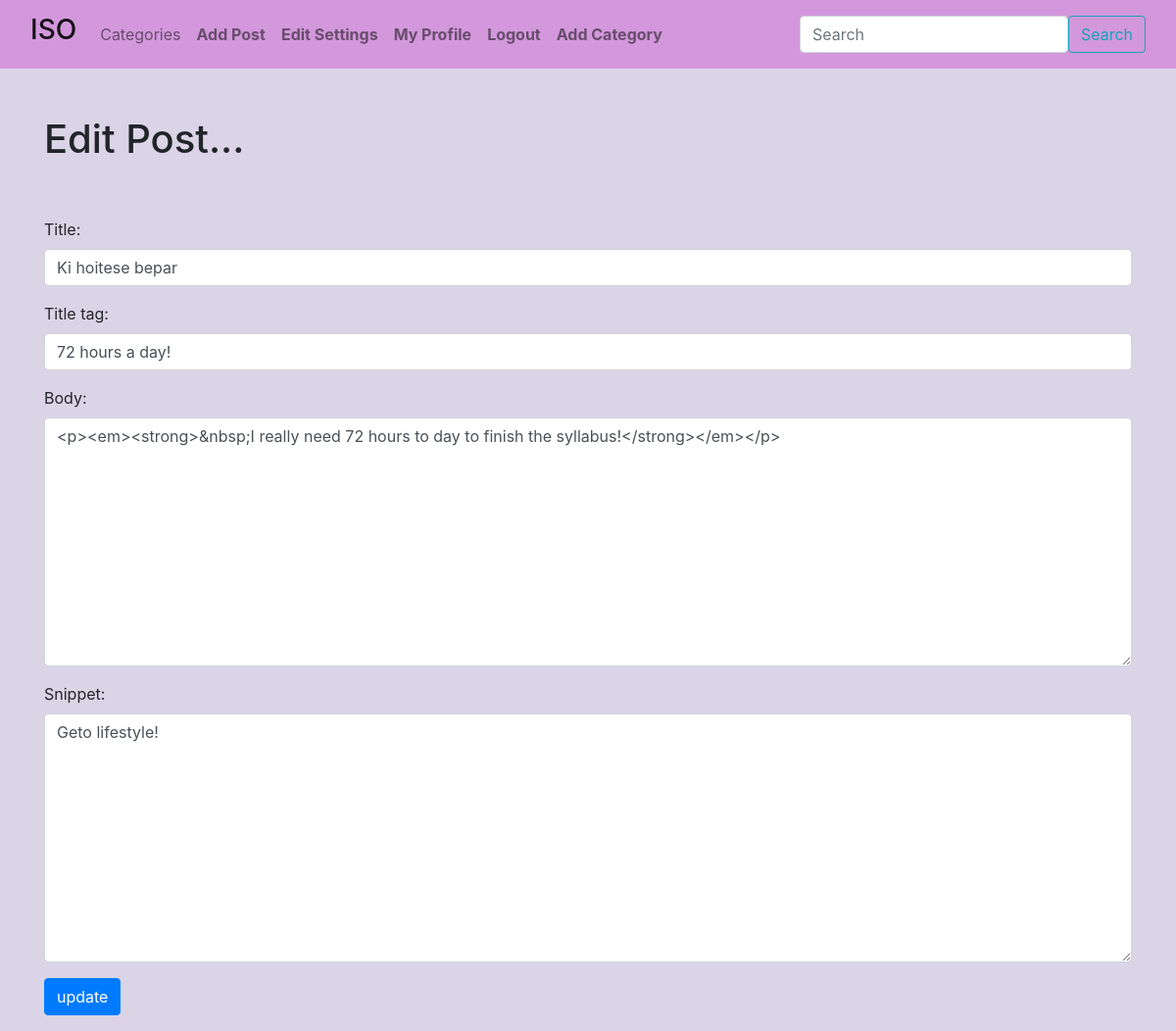
The app's page /post/edit/53 (signed in) with its own data.
### ISO_Blog/models.py (models this page shows, shortened)
class Post(models.Model):
    title=models.CharField(max_length=255)
    header_image= models.ImageField(null=True, blank=True, upload_to="images/profile")
    title_tag=models.CharField(max_length=255)
    author=models.ForeignKey(User, on_delete=models.CASCADE)
    body=RichTextField(blank=True, null=True)
    post_date=models.DateField(auto_now_add=True)
    category=models.CharField(max_length=255, default='uncategorized')
    likes = models.ManyToManyField(User, related_name='blog_posts')
    snippet=models.CharField(max_length=255)

### ISO_Blog/views.py (the view)
# urls.py: path('post/edit/<int:pk>',postUpdateview.as_view(), name='update_post'),
class postUpdateview(UpdateView):
    model=Post
    form_class=EditForm
    template_name='update_post.html'

### ISO_Blog/form.py
class EditForm(forms.ModelForm):
    class Meta:
        model=Post
        fields=('title', 'title_tag', 'body','snippet')
        widgets={
            'title':forms.TextInput(attrs={'class': 'form-control', 'placeholder': 'Name a Interesting Title!'}),
            'title_tag':forms.TextInput(attrs={'class': 'form-control', 'placeholder': 'Apply a meaningful tag'}),
            'body':forms.Textarea(attrs={'class': 'form-control', 'placeholder': 'Open your heart out!'}),
            'snippet':forms.Textarea(attrs={'class': 'form-control'}),
        }

### ISO_Blog/templates/update_post.html (shortened to what this page needs)
{% extends 'base.html' %}
{% block content %}
{% if user.is_authenticated or user.is_superuser%}
    {% if user.id == post.author.id or user.is_superuser %}
        <h1>Edit Post...</h1>
        <br></br>
        <div class="form-group">
            <form method='POST'>
                {{ form.as_p }}
                <button class="btn btn-primary">update</button>
        </div>
    {% else %}
        <h3>Ahm Ahm Ahm, anything you are looking for?</h3>
    {% endif %}
{% else %}
<br/><br/><br/>
<h3>Ahm Ahm Ahm, anything you are looking for?</h3>
{% endif %}
{% endblock %}

### records on screen
Post: title "Ki hoitese bepar", title_tag "72 hours a day!", body "<p><em><strong>&nbsp;I really need 72 hours to day to finish the syllabus!</strong></em></p>", snippet "Geto lifestyle!"
